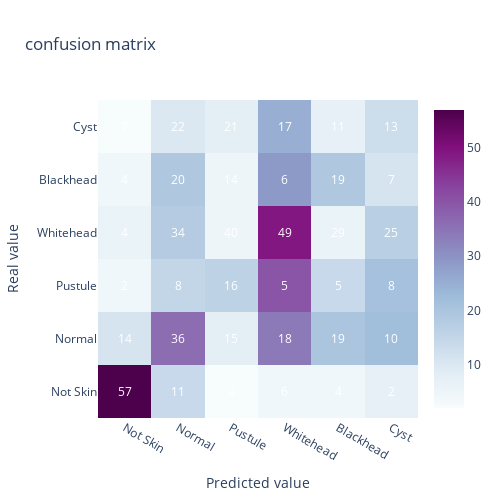

The cell this chart's notebook holds for it:
### Code cell
# # conf_mat_to_tabel(conf_mat)

# pd.DataFrame(conf_mat)

import plotly.graph_objects as go
def plot_confusion_matrix(cm, labels, title):
    # cm : confusion matrix list(list)
    # labels : name of the data list(str)
    # title : title for the heatmap
    data = go.Heatmap(z=cm, y=labels, x=labels, colorscale="BuPu")
    annotations = []
    for i, row in enumerate(cm):
        for j, value in enumerate(row):
            annotations.append(
                {
                    "x": labels[i],
                    "y": labels[j],
                    "font": {"color": "white"},
                    "text": str(value),
                    "xref": "x1",
                    "yref": "y1",
                    "showarrow": False
                }
            )
    layout = {
        "title": title,
        "xaxis": {"title": "Predicted value"},
        "yaxis": {"title": "Real value"},
        "annotations": annotations,
        "width":500,
        "height":500,
    }
    fig = go.Figure(data=data, layout=layout)
    return fig
label = ('Not Skin', 'Normal', 'Pustule', 'Whitehead', 'Blackhead', 'Cyst',)
plot_confusion_matrix(conf_mat, label, "confusion matrix")

### Figure 1 — Plotly figure (JSON) as saved in the notebook; plotly's stock layout.template omitted (floating-point values rounded to 4 significant figures)
{"data": [{"colorscale": [[0, "rgb(247,252,253)"], [0.125, "rgb(224,236,244)"], [0.25, "rgb(191,211,230)"], [0.375, "rgb(158,188,218)"], [0.5, "rgb(140,150,198)"], [0.625, "rgb(140,107,177)"], [0.75, "rgb(136,65,157)"], [0.875, "rgb(129,15,124)"], [1, "rgb(77,0,75)"]], "type": "heatmap", "x": ["Not Skin", "Normal", "Pustule", "Whitehead", "Blackhead", "Cyst"], "y": ["Not Skin", "Normal", "Pustule", "Whitehead", "Blackhead", "Cyst"], "z": [[57, 14, 2, 4, 4, 7], [11, 36, 8, 34, 20, 22], [4, 15, 16, 40, 14, 21], [6, 18, 5, 49, 6, 17], [4, 19, 5, 29, 19, 11], [2, 10, 8, 25, 7, 13]]}], "layout": {"annotations": [{"font": {"color": "white"}, "showarrow": false, "text": "57", "x": "Not Skin", "xref": "x", "y": "Not Skin", "yref": "y"}, {"font": {"color": "white"}, "showarrow": false, "text": "14", "x": "Not Skin", "xref": "x", "y": "Normal", "yref": "y"}, {"font": {"color": "white"}, "showarrow": false, "text": "2", "x": "Not Skin", "xref": "x", "y": "Pustule", "yref": "y"}, {"font": {"color": "white"}, "showarrow": false, "text": "4", "x": "Not Skin", "xref": "x", "y": "Whitehead", "yref": "y"}, {"font": {"color": "white"}, "showarrow": false, "text": "4", "x": "Not Skin", "xref": "x", "y": "Blackhead", "yref": "y"}, {"font": {"color": "white"}, "showarrow": false, "text": "7", "x": "Not Skin", "xref": "x", "y": "Cyst", "yref": "y"}, {"font": {"color": "white"}, "showarrow": false, "text": "11", "x": "Normal", "xref": "x", "y": "Not Skin", "yref": "y"}, {"font": {"color": "white"}, "showarrow": false, "text": "36", "x": "Normal", "xref": "x", "y": "Normal", "yref": "y"}, {"font": {"color": "white"}, "showarrow": false, "text": "8", "x": "Normal", "xref": "x", "y": "Pustule", "yref": "y"}, {"font": {"color": "white"}, "showarrow": false, "text": "34", "x": "Normal", "xref": "x", "y": "Whitehead", "yref": "y"}, {"font": {"color": "white"}, "showarrow": false, "text": "20", "x": "Normal", "xref": "x", "y": "Blackhead", "yref": "y"}, {"font": {"color": "white"}, "showarrow": false, "text": "22", "x": "Normal", "xref": "x", "y": "Cyst", "yref": "y"}, {"font": {"color": "white"}, "showarrow": false, "text": "4", "x": "Pustule", "xref": "x", "y": "Not Skin", "yref": "y"}, {"font": {"color": "white"}, "showarrow": false, "text": "15", "x": "Pustule", "xref": "x", "y": "Normal", "yref": "y"}, {"font": {"color": "white"}, "showarrow": false, "text": "16", "x": "Pustule", "xref": "x", "y": "Pustule", "yref": "y"}, {"font": {"color": "white"}, "showarrow": false, "text": "40", "x": "Pustule", "xref": "x", "y": "Whitehead", "yref": "y"}, {"font": {"color": "white"}, "showarrow": false, "text": "14", "x": "Pustule", "xref": "x", "y": "Blackhead", "yref": "y"}, {"font": {"color": "white"}, "showarrow": false, "text": "21", "x": "Pustule", "xref": "x", "y": "Cyst", "yref": "y"}, {"font": {"color": "white"}, "showarrow": false, "text": "6", "x": "Whitehead", "xref": "x", "y": "Not Skin", "yref": "y"}, {"font": {"color": "white"}, "showarrow": false, "text": "18", "x": "Whitehead", "xref": "x", "y": "Normal", "yref": "y"}, {"font": {"color": "white"}, "showarrow": false, "text": "5", "x": "Whitehead", "xref": "x", "y": "Pustule", "yref": "y"}, {"font": {"color": "white"}, "showarrow": false, "text": "49", "x": "Whitehead", "xref": "x", "y": "Whitehead", "yref": "y"}, {"font": {"color": "white"}, "showarrow": false, "text": "6", "x": "Whitehead", "xref": "x", "y": "Blackhead", "yref": "y"}, {"font": {"color": "white"}, "showarrow": false, "text": "17", "x": "Whitehead", "xref": "x", "y": "Cyst", "yref": "y"}, {"font": {"color": "white"}, "showarrow": false, "text": "4", "x": "Blackhead", "xref": "x", "y": "Not Skin", "yref": "y"}, {"font": {"color": "white"}, "showarrow": false, "text": "19", "x": "Blackhead", "xref": "x", "y": "Normal", "yref": "y"}, {"font": {"color": "white"}, "showarrow": false, "text": "5", "x": "Blackhead", "xref": "x", "y": "Pustule", "yref": "y"}, {"font": {"color": "white"}, "showarrow": false, "text": "29", "x": "Blackhead", "xref": "x", "y": "Whitehead", "yref": "y"}, {"font": {"color": "white"}, "showarrow": false, "text": "19", "x": "Blackhead", "xref": "x", "y": "Blackhead", "yref": "y"}, {"font": {"color": "white"}, "showarrow": false, "text": "11", "x": "Blackhead", "xref": "x", "y": "Cyst", "yref": "y"}, {"font": {"color": "white"}, "showarrow": false, "text": "2", "x": "Cyst", "xref": "x", "y": "Not Skin", "yref": "y"}, {"font": {"color": "white"}, "showarrow": false, "text": "10", "x": "Cyst", "xref": "x", "y": "Normal", "yref": "y"}, {"font": {"color": "white"}, "showarrow": false, "text": "8", "x": "Cyst", "xref": "x", "y": "Pustule", "yref": "y"}, {"font": {"color": "white"}, "showarrow": false, "text": "25", "x": "Cyst", "xref": "x", "y": "Whitehead", "yref": "y"}, {"font": {"color": "white"}, "showarrow": false, "text": "7", "x": "Cyst", "xref": "x", "y": "Blackhead", "yref": "y"}, {"font": {"color": "white"}, "showarrow": false, "text": "13", "x": "Cyst", "xref": "x", "y": "Cyst", "yref": "y"}], "height": 500, "title": {"text": "confusion matrix"}, "width": 500, "xaxis": {"title": {"text": "Predicted value"}}, "yaxis": {"title": {"text": "Real value"}}}}
